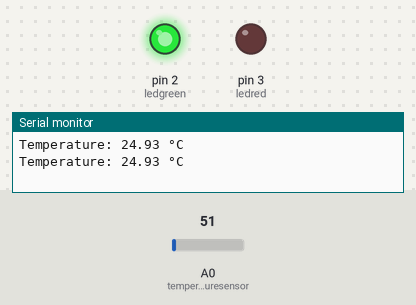
This sketch was run on a simulated Arduino Uno, built with avr-gcc and run on an emulated ATmega328P. Parts: output pins drawn as LEDs (lit = HIGH), the last lines printed to the serial monitor. The test bench sets the inputs (shaded band); at power-on: A0 (temperaturesensor) = 51. Pins used as bus, display or sensor lines are not drawn.

Above: at 1.8 s.
1.9 s: A0 (temperaturesensor) set to 95
3.4 s: A0 (temperaturesensor) set to 110
At 5.1 s:
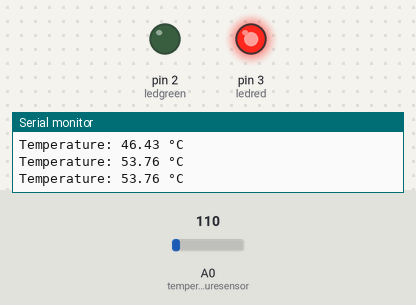
5.5 s: A0 (temperaturesensor) set to 86
At 6.7 s:
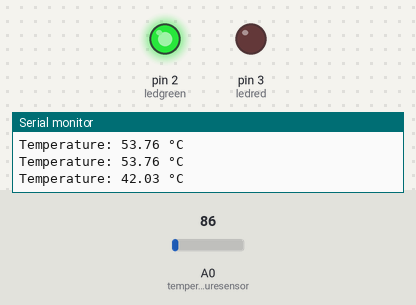
7.5 s: A0 (temperaturesensor) set to 112
At 8.3 s:
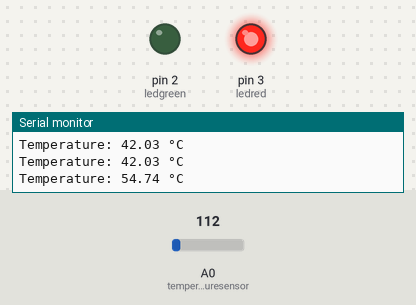
Timing chart, 0 to 10.5 s (numbered marks = the images above; inputs shaded):
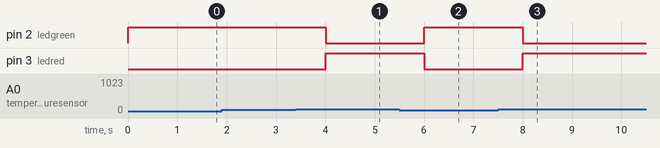

The sketch:

Analoguetemapraturesensor.ino
```cpp
#define ledgreen 2
#define ledred 3
#define buzzer 1
#define temperaturesensor A0

void setup() {
  pinMode(ledgreen, OUTPUT);
  pinMode(ledred, OUTPUT);
  pinMode(buzzer, OUTPUT);
  pinMode(temperaturesensor, INPUT);
  Serial.begin(9600);
}

void loop() {
  int valeurtemperaturesensor = analogRead(temperaturesensor);
  float voltage = valeurtemperaturesensor * (5.0 / 1023.0);
  float temperature = voltage * 100.0;

  Serial.print("Temperature: ");
  Serial.print(temperature);
  Serial.println(" °C");

  if (temperature >= 50) {  // Check if temp is high
    digitalWrite(ledred, HIGH);
    digitalWrite(buzzer, HIGH);
    digitalWrite(ledgreen, LOW);
  } else {
    digitalWrite(ledred, LOW);
    digitalWrite(buzzer, LOW);
    digitalWrite(ledgreen, HIGH);
  }

  delay(1000); // Wait 1 second before next reading
}
```

Measured:
- the behaviour switches between 102 and 103 on A0 (temperaturesensor) (found by bisection; images 0 and 1)
- after the input at 3.4 s, pin 2 (ledgreen): HIGH → LOW after 0.60 s; pin 3 (ledred): LOW → HIGH after 0.60 s
- after the input at 5.5 s, pin 2 (ledgreen): LOW → HIGH after 0.51 s; pin 3 (ledred): HIGH → LOW after 0.51 s
- after the input at 7.5 s, pin 2 (ledgreen): HIGH → LOW after 0.51 s; pin 3 (ledred): LOW → HIGH after 0.51 s
